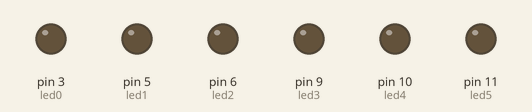
A sketch run on a simulated Arduino Uno, built with avr-gcc and run on an emulated ATmega328P. Shown: output pins drawn as LEDs (lit = HIGH).

Above: at 0.05 s.
At 1.5 s:
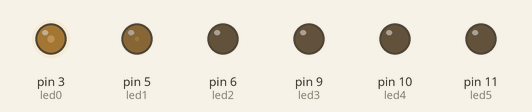
At 2.25 s:
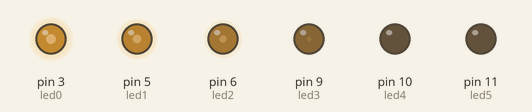
At 3.0 s:
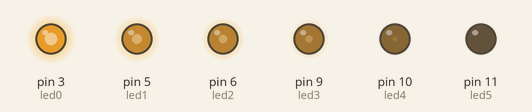
At 4.5 s:
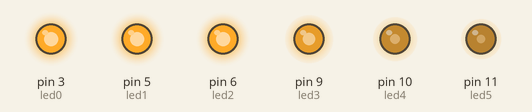
At 6.0 s:
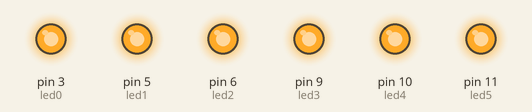
Timing chart, 0 to 7.8 s (numbered marks = the images above):
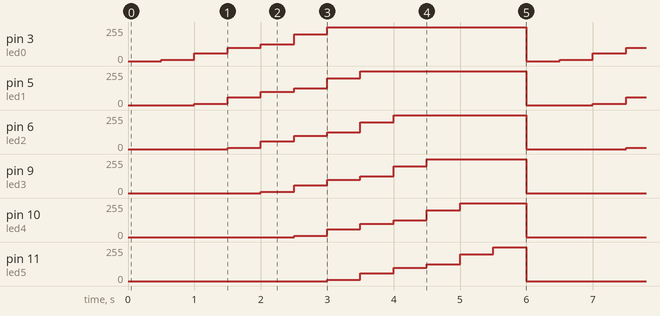

Measured:
- by itself, pin 5 (led1): repeats every 6.0 s: 60/255 0.50 s, 100/255 0.50 s, 125/255 0.50 s, 200/255 0.50 s, 255/255 2.5 s, 0/255 1.0 s, 10/255 0.50 s
- by itself, pin 6 (led2): repeats every 6.0 s: 60/255 0.50 s, 100/255 0.50 s, 125/255 0.50 s, 200/255 0.50 s, 255/255 2.0 s, 0/255 1.5 s, 10/255 0.50 s

The sketch:

PRO02.ino
```cpp
/**********************************************************************************
**                                                                               **
**                                 Fade LEDs                                     **
**                                                                               **
**  Sergio Martínez                                                              **
**********************************************************************************/

//********** Includes *************************************************************

//********** Variables ************************************************************
const int led0 = 3;          // donar nom al pin 3 de l’Arduino
const int led1 = 5;          // donar nom al pin 5 de l’Arduino
const int led2 = 6;          // donar nom al pin 6 de l’Arduino
const int led3 = 9;          // donar nom al pin 9 de l’Arduino
const int led4 = 10;         // donar nom al pin 10 de l’Arduino
const int led5 = 11;         // donar nom al pin 11 de l’Arduino
int velocitat = 500;         // velocitat de l'acció en ms

//********** Setup ****************************************************************
void setup()
{
  pinMode(led0, OUTPUT);     // definir el pin 3 com una sortida
  pinMode(led1, OUTPUT);     // definir el pin 5 com una sortida
  pinMode(led2, OUTPUT);     // definir el pin 6 com una sortida
  pinMode(led3, OUTPUT);     // definir el pin 9 com una sortida
  pinMode(led4, OUTPUT);     // definir el pin 10 com una sortida
  pinMode(led5, OUTPUT);     // definir el pin 11 com una sortida
}

//********** Loop *****************************************************************
void loop()
{
  analogWrite(led0, 0);     // posar PWM del pin 3 a 60
  analogWrite(led1, 0);     // posar PWM del pin 5 a 60
  analogWrite(led2, 0);     // posar PWM del pin 6 a 60
  analogWrite(led3, 0);     // posar PWM del pin 9 a 60
  analogWrite(led4, 0);     // posar PWM del pin 10 a 60
  analogWrite(led5, 0);     // posar PWM del pin 11 a 60

  delay(velocitat);          // es queden leds velocitat ms en aquest estat

  analogWrite(led0, 10);    // posar PWM del pin 3 a 125
  analogWrite(led1, 0);    // posar PWM del pin 5 a 125
  analogWrite(led2, 0);    // posar PWM del pin 6 a 125
  analogWrite(led3, 0);    // posar PWM del pin 9 a 125
  analogWrite(led4, 0);    // posar PWM del pin 10 a 125
  analogWrite(led5, 0);    // posar PWM del pin 11 a 125

  delay(velocitat);           // es queden leds velocitat ms en aquest estat

  analogWrite(led0, 60);    // posar PWM del pin 3 a 255
  analogWrite(led1, 10);    // posar PWM del pin 5 a 255
  analogWrite(led2, 0);    // posar PWM del pin 6 a 255
  analogWrite(led3, 0);    // posar PWM del pin 9 a 255
  analogWrite(led4, 0);    // posar PWM del pin 10 a 255
  analogWrite(led5, 0);    // posar PWM del pin 11 a 255

  delay(velocitat);           // es queden leds velocitat ms en aquest estat

  analogWrite(led0, 100);    // posar PWM del pin 3 a 125
  analogWrite(led1, 60);    // posar PWM del pin 5 a 125
  analogWrite(led2, 10);    // posar PWM del pin 6 a 125
  analogWrite(led3, 0);    // posar PWM del pin 9 a 125
  analogWrite(led4, 0);    // posar PWM del pin 10 a 125
  analogWrite(led5, 0);    // posar PWM del pin 11 a 125

  delay(velocitat);           // es queden leds velocitat ms en aquest estat

  analogWrite(led0, 125);    // posar PWM del pin 3 a 125
  analogWrite(led1, 100);    // posar PWM del pin 5 a 125
  analogWrite(led2, 60);    // posar PWM del pin 6 a 125
  analogWrite(led3, 10);    // posar PWM del pin 9 a 125
  analogWrite(led4, 0);    // posar PWM del pin 10 a 125
  analogWrite(led5, 0);    // posar PWM del pin 11 a 125

  delay(velocitat);           // es queden leds velocitat ms en aquest estat

  analogWrite(led0, 200);    // posar PWM del pin 3 a 125
  analogWrite(led1, 125);    // posar PWM del pin 5 a 125
  analogWrite(led2, 100);    // posar PWM del pin 6 a 125
  analogWrite(led3, 60);    // posar PWM del pin 9 a 125
  analogWrite(led4, 10);    // posar PWM del pin 10 a 125
  analogWrite(led5, 0);    // posar PWM del pin 11 a 125

  delay(velocitat);           // es queden leds velocitat ms en aquest estat

  analogWrite(led0, 255);    // posar PWM del pin 3 a 125
  analogWrite(led1, 200);    // posar PWM del pin 5 a 125
  analogWrite(led2, 125);    // posar PWM del pin 6 a 125
  analogWrite(led3, 100);    // posar PWM del pin 9 a 125
  analogWrite(led4, 60);    // posar PWM del pin 10 a 125
  analogWrite(led5, 10);    // posar PWM del pin 11 a 125

  delay(velocitat);           // es queden leds velocitat ms en aquest estat

  analogWrite(led0, 255);    // posar PWM del pin 3 a 125
  analogWrite(led1, 255);    // posar PWM del pin 5 a 125
  analogWrite(led2, 200);    // posar PWM del pin 6 a 125
  analogWrite(led3, 125);    // posar PWM del pin 9 a 125
  analogWrite(led4, 100);    // posar PWM del pin 10 a 125
  analogWrite(led5, 60);    // posar PWM del pin 11 a 125

  delay(velocitat);           // es queden leds velocitat ms en aquest estat

  analogWrite(led0, 255);    // posar PWM del pin 3 a 125
  analogWrite(led1, 255);    // posar PWM del pin 5 a 125
  analogWrite(led2, 255);    // posar PWM del pin 6 a 125
  analogWrite(led3, 200);    // posar PWM del pin 9 a 125
  analogWrite(led4, 125);    // posar PWM del pin 10 a 125
  analogWrite(led5, 100);    // posar PWM del pin 11 a 125

  delay(velocitat);           // es queden leds velocitat ms en aquest estat

  analogWrite(led0, 255);    // posar PWM del pin 3 a 125
  analogWrite(led1, 255);    // posar PWM del pin 5 a 125
  analogWrite(led2, 255);    // posar PWM del pin 6 a 125
  analogWrite(led3, 255);    // posar PWM del pin 9 a 125
  analogWrite(led4, 200);    // posar PWM del pin 10 a 125
  analogWrite(led5, 125);    // posar PWM del pin 11 a 125

  delay(velocitat);           // es queden leds velocitat ms en aquest estat

  analogWrite(led0, 255);    // posar PWM del pin 3 a 125
  analogWrite(led1, 255);    // posar PWM del pin 5 a 125
  analogWrite(led2, 255);    // posar PWM del pin 6 a 125
  analogWrite(led3, 255);    // posar PWM del pin 9 a 125
  analogWrite(led4, 255);    // posar PWM del pin 10 a 125
  analogWrite(led5, 200);    // posar PWM del pin 11 a 125

  delay(velocitat);           // es queden leds velocitat ms en aquest estat

  analogWrite(led0, 255);    // posar PWM del pin 3 a 125
  analogWrite(led1, 255);    // posar PWM del pin 5 a 125
  analogWrite(led2, 255);    // posar PWM del pin 6 a 125
  analogWrite(led3, 255);    // posar PWM del pin 9 a 125
  analogWrite(led4, 255);    // posar PWM del pin 10 a 125
  analogWrite(led5, 255);    // posar PWM del pin 11 a 125

  delay(velocitat);           // es queden leds velocitat ms en aquest estat
}

//********** Funcions *************************************************************
```
